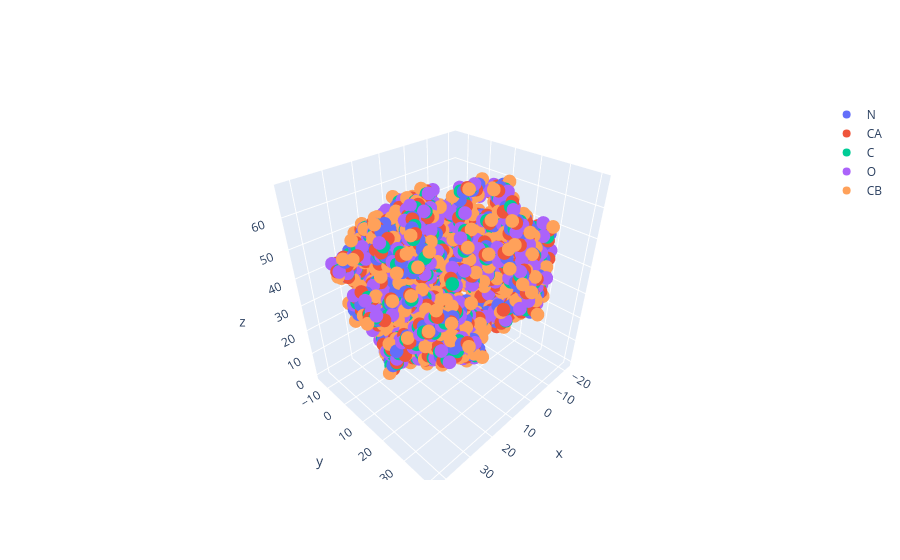

The code cell stored with this chart in its notebook:
### Code cell
batch.apply_to(single_plot, 1)

### Figure 1 — Plotly figure (JSON) as saved in the notebook; plotly's stock layout.template omitted (floating-point values rounded to 4 significant figures; data arrays with more than 128 entries replaced by an {"elided": "..."} marker saying what was removed)
{"data": [{"mode": "markers", "name": "N", "type": "scatter3d", "x": {"elided": "574 float values"}, "y": {"elided": "574 float values"}, "z": {"elided": "574 float values"}}, {"mode": "markers", "name": "CA", "type": "scatter3d", "x": {"elided": "574 float values"}, "y": {"elided": "574 float values"}, "z": {"elided": "574 float values"}}, {"mode": "markers", "name": "C", "type": "scatter3d", "x": {"elided": "574 float values"}, "y": {"elided": "574 float values"}, "z": {"elided": "574 float values"}}, {"mode": "markers", "name": "O", "type": "scatter3d", "x": {"elided": "574 float values"}, "y": {"elided": "574 float values"}, "z": {"elided": "574 float values"}}, {"mode": "markers", "name": "CB", "type": "scatter3d", "x": {"elided": "574 float values"}, "y": {"elided": "574 float values"}, "z": {"elided": "574 float values"}}], "layout": {}}
